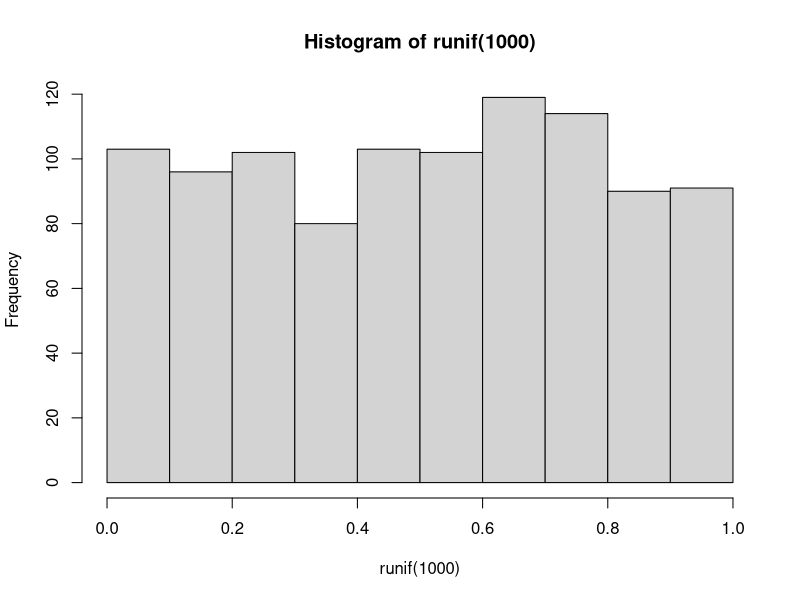
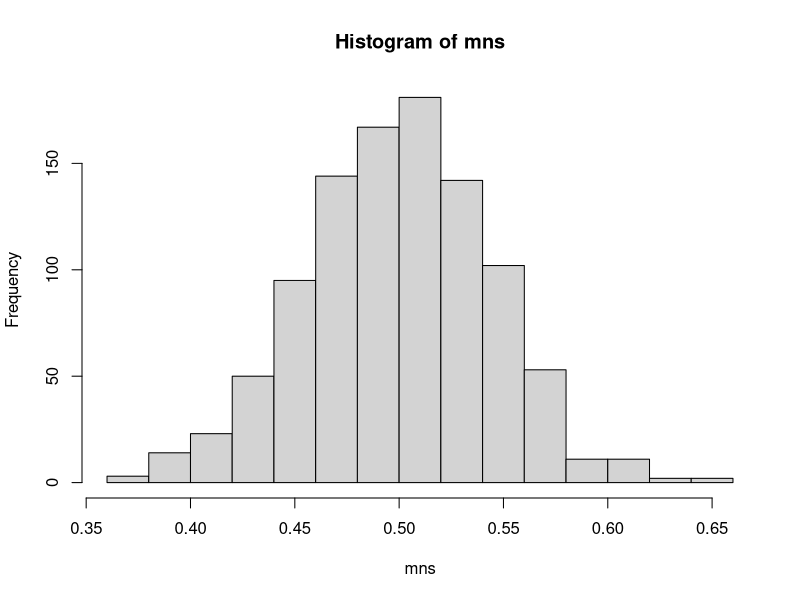
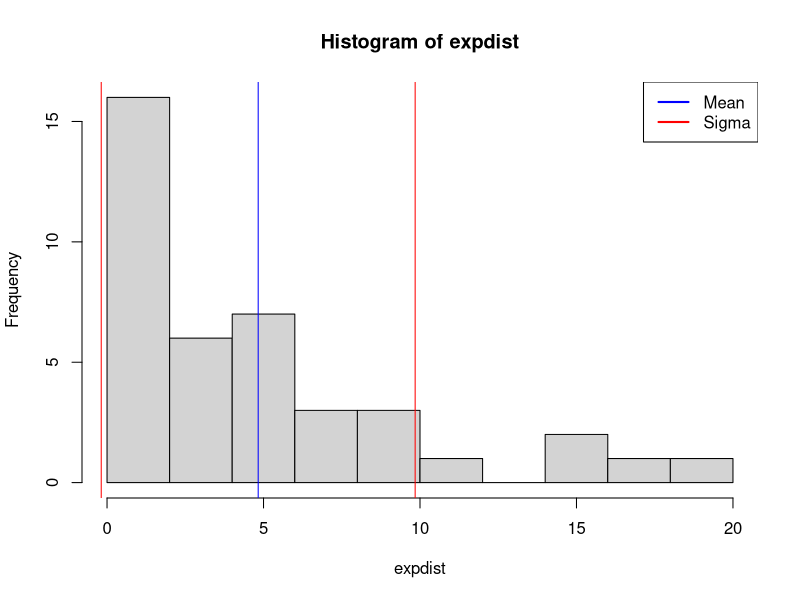
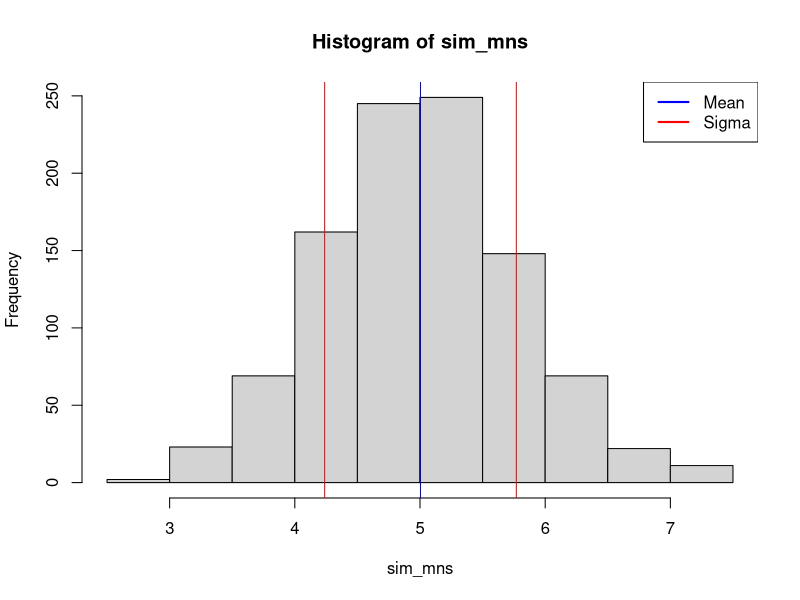

These figures' R source, in order:
## ---- chunk 1
hist(runif(1000))
## ---- chunk 2
mns = NULL
for (i in 1 : 1000) mns = c(mns, mean(runif(40)))
hist(mns)
## ---- chunk 3
# lambda and n are given variables
lambda = 0.2
n = 40

# simulate an exponential distribution and save it to a variable named 'expdist'
expdist <- rexp(n, lambda)

# output the content of the variable 'expdist' so that we can visualize the contents
expdist

# create a histogram of the exponential distribution
hist(expdist)
# show the mean in the color blue on the histogram
abline(v = mean(expdist), col = "blue", lwd = 1)
# show the lower limit of sigma in the color red on the histogram
abline(v = mean(expdist)-sd(expdist), col = "red", lwd = 1)
# show the upper limit of sigma in the color red on the histogram
abline(v = mean(expdist)+sd(expdist), col = "red", lwd = 1)
# add a legend
legend(x = "topright", 
   c("Mean", "Sigma"),
   col = c("blue", "red"),
   lwd = c(2, 2))

## ---- chunk 4
mean(expdist)
## ---- chunk 5
sd(expdist)
## ---- chunk 6
# calculate the theoretical mean and standard deviation
lambda^-1
## ---- chunk 7
# simulate 1000 means of exponential distributions
sim_mns = NULL
for (i in 1 : 1000) sim_mns = c(sim_mns, mean(rexp(n, lambda)))

# generate a histogram
hist(sim_mns)

# show the mean in the color blue on the histogram
abline(v = mean(sim_mns), col = "blue", lwd = 1)
# show the lower limit of sigma in the color red on the histogram
abline(v = mean(sim_mns)-sd(sim_mns), col = "red", lwd = 1)
# show the upper limit of sigma in the color red on the histogram
abline(v = mean(sim_mns)+sd(sim_mns), col = "red", lwd = 1)
# add a legend
legend(x = "topright", 
   c("Mean", "Sigma"),
   col = c("blue", "red"),
   lwd = c(2, 2))

## ---- chunk 8
mean(sim_mns)
## ---- chunk 9
sd(sim_mns)
